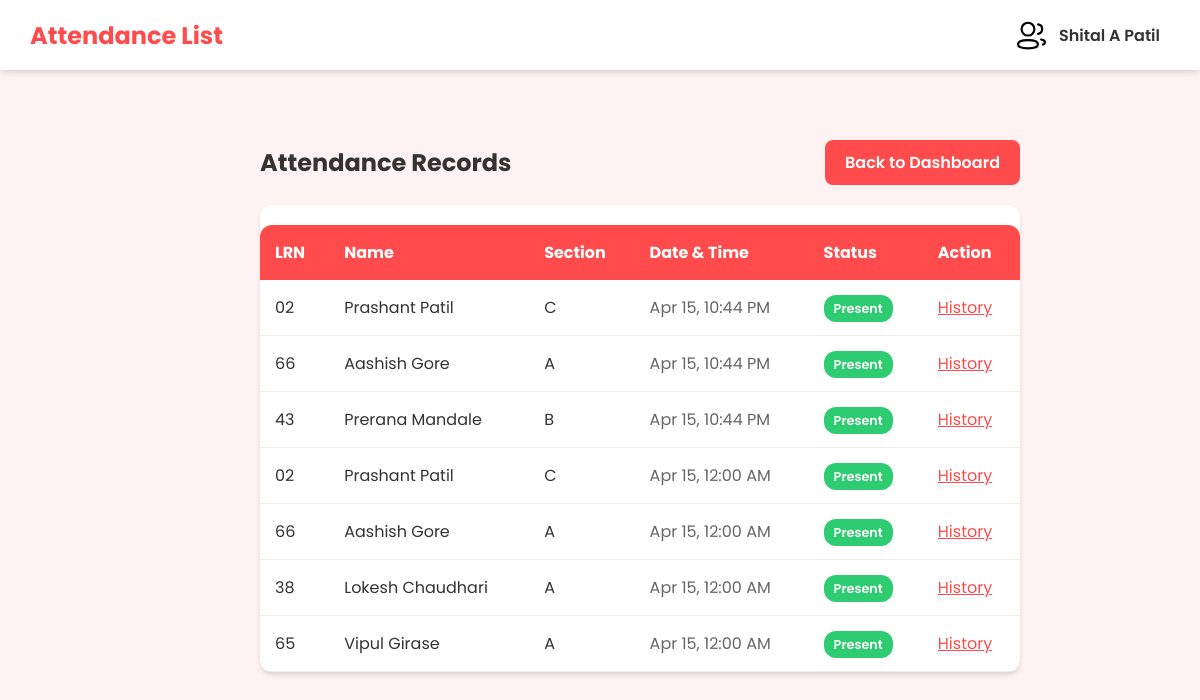
The app's page /teacher/show_attendance.php (signed in) with its own data.
### tables this page shows
CREATE TABLE `attendance` (
  `id` int(11) NOT NULL,
  `s_id` int(11) NOT NULL,
  `s_name` varchar(50) NOT NULL,
  `subject` varchar(50) NOT NULL,
  `section` varchar(40) NOT NULL,
  `rollno` varchar(40) NOT NULL,
  `date` datetime NOT NULL
);

### teacher/show_attendance.php (the view, shortened to what this page needs)
<?php
$con = mysqli_connect("localhost", "root", "", "qr_ats");
$subject = $_SESSION['subject'];
$query = "SELECT * FROM attendance WHERE subject='$subject' ORDER BY date DESC";
$result = mysqli_query($con, $query);
?>
<!DOCTYPE html>
<html lang="en">
<head>
  <link rel="stylesheet" href="../css/style.css" />
  <link rel="stylesheet" href="teacher.css" />
</head>
<body>
    <?php
    include "../componets/header.php";
    ?>
    <main>
        <div class="container">
            <div style="display: flex; justify-content: space-between; align-items: center; margin-bottom: 20px;">
                <h2 style="color: var(--text-color);">Attendance Records</h2>
                <a href="gen_qr.php" class="button_submit" style="width: auto; padding: 10px 20px; margin: 0; text-decoration: none;">Back to Dashboard</a>
            </div>
            <div class="card" style="width: 100%; margin: 0; padding: 0; overflow: hidden;">
                <div style="overflow-x: auto;">
                    <table>
                        <thead>
                            <tr>
                                <th>LRN</th>
                                <th>Name</th>
                                <th>Section</th>
                                <th>Date & Time</th>
                                <th>Status</th>
                                <th>Action</th>
                            </tr>
                        </thead>
                        <tbody>
                        <?php
                            if(mysqli_num_rows($result) > 0){
                                while($row = mysqli_fetch_assoc($result)){
                                    $status = isset($row['status']) ? $row['status'] : 'Present';
                                    $color = '#2ecc71';
                                    $dateDisplay = $row['date'];
                                    try {
                                        $d = date_create($row['date']);
                                        $dateDisplay = date_format($d, "M d, h:i A");
                                    } catch(Exception $e) {}
                                    echo "<tr>
                                        <td>".htmlspecialchars($row["rollno"])."</td>
                                        <td>".htmlspecialchars($row["s_name"])."</td>
                                        <td>".htmlspecialchars($row["section"])."</td>
                                        <td style='color: #666;'>".$dateDisplay."</td>
                                        <td>
                                            <span style='background: $color; color: white; padding: 5px 10px; border-radius: 12px; font-size: 0.8rem; font-weight: 600;'>
                                                $status
                                            </span>
                                        </td>
                                        <td><a href='details.php?sub=".urlencode($row['subject'])."&roll=".urlencode($row['rollno'])."' style='color: var(--primary-color);'>History</a></td>
                                    </tr>";
                                }
                            } else {
                                echo "<tr><td colspan='6' style='text-align:center; padding: 20px;'>No records found.</td></tr>";
                            }
                        ?>
                        </tbody>
                    </table>
                </div>
            </div>
        </div>
    </main>
</body>
</html>

### css/style.css (style rules this page uses)
:root { --primary-color: #ff4b4b; --primary-dark: #d43f3f; --bg-color: #fef2f2; --text-color: #333; --white: #ffffff; --shadow: 0 4px 6px -1px rgba(0, 0, 0, 0.1), 0 2px 4px -1px rgba(0, 0, 0, 0.06); --radius: 12px; }
* { margin: 0; padding: 0; box-sizing: border-box; font-family: "Poppins", sans-serif; }
body { background-color: var(--bg-color); color: var(--text-color); min-height: 100vh; display: flex; flex-direction: column; }
main { width: 100%; max-width: 1200px; margin: 0 auto; padding: 20px; display: flex; flex-wrap: wrap; justify-content: center; align-items: center; min-height: 100vh; }
.button_submit { width: 100%; padding: 15px; background-color: var(--primary-color); color: var(--white); border: none; border-radius: 8px; font-size: 1rem; font-weight: 600; cursor: pointer; transition: background-color 0.3s, transform 0.2s; margin-top: 10px; }
.container { margin-top: 80px; margin-left: 80px; width: calc(100% - 100px); padding: 20px; }
.card { background: var(--white); padding: 20px; border-radius: var(--radius); box-shadow: var(--shadow); display: inline-block; width: 280px; margin: 15px; vertical-align: top; transition: transform 0.2s; }
table { width: 100%; border-collapse: collapse; background: var(--white); border-radius: var(--radius); overflow: hidden; box-shadow: var(--shadow); margin-top: 20px; }
th { background-color: var(--primary-color); color: var(--white); padding: 15px; text-align: left; }
td { padding: 15px; border-bottom: 1px solid #eee; }

### teacher/teacher.css (style rules this page uses)
:root { --primary-color: #ff4b4b; --primary-dark: #d43f3f; --bg-color: #fef2f2; --text-color: #333; --white: #ffffff; --shadow: 0 4px 6px -1px rgba(0, 0, 0, 0.1), 0 2px 4px -1px rgba(0, 0, 0, 0.06); --radius: 12px; --success: #2ecc71; --warning: #f1c40f; --danger: #e74c3c; }
* { margin: 0; padding: 0; box-sizing: border-box; font-family: "Poppins", sans-serif; }
body { background-color: var(--bg-color); color: var(--text-color); min-height: 100vh; display: flex; flex-direction: column; }
main { width: 100%; max-width: 1200px; margin: 0 auto; padding: 20px; display: flex; flex-wrap: wrap; justify-content: center; align-items: flex-start; min-height: 100vh; }
.button_submit { width: 100%; padding: 15px; background-color: var(--primary-color); color: var(--white); border: none; border-radius: 8px; font-size: 1rem; font-weight: 600; cursor: pointer; transition: background-color 0.3s, transform 0.2s; margin-top: 10px; }
.container { width: 100%; max-width: 800px; margin-top: 100px; padding: 20px; }

### records on screen
attendance: rollno "02", s_name "Prashant Patil", section "C", date "Apr 15, 10:44 PM", status "Present"
attendance: rollno "66", s_name "Aashish Gore", section "A", date "Apr 15, 10:44 PM", status "Present"
attendance: rollno "43", s_name "Prerana Mandale", section "B", date "Apr 15, 10:44 PM", status "Present"
attendance: rollno "02", s_name "Prashant Patil", section "C", date "Apr 15, 12:00 AM", status "Present"
attendance: rollno "66", s_name "Aashish Gore", section "A", date "Apr 15, 12:00 AM", status "Present"
attendance: rollno "38", s_name "Lokesh Chaudhari", section "A", date "Apr 15, 12:00 AM", status "Present"
attendance: rollno "65", s_name "Vipul Girase", section "A", date "Apr 15, 12:00 AM", status "Present"

### other values on screen
$title "Attendance List"
$username "Shital A Patil"
